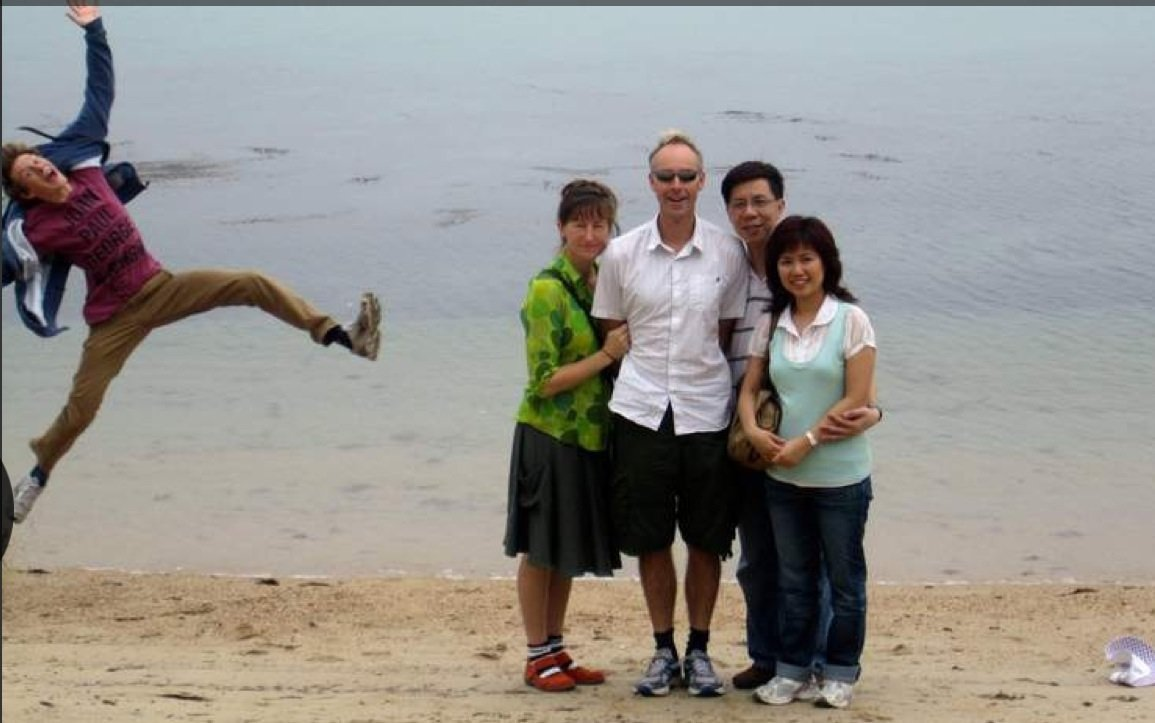
#> input picture 04-opencv/inpainting1.jpg, 1155 x 723 px
$ python inpainting.py
#> lines starting #> are read from the running program, lines starting #| are printed output that depends on the picture
import cv2

img = cv2.imread('inpainting1.jpg')
#> img is the input picture: shape (723, 1155, 3); mean B, G, R 142.9, 147.6, 150.5
img = cv2.resize(img, (0, 0), fx=0.5, fy=0.5)
#> img: shape (362, 578, 3)
mask = cv2.imread('inpainting2.jpg', 0)
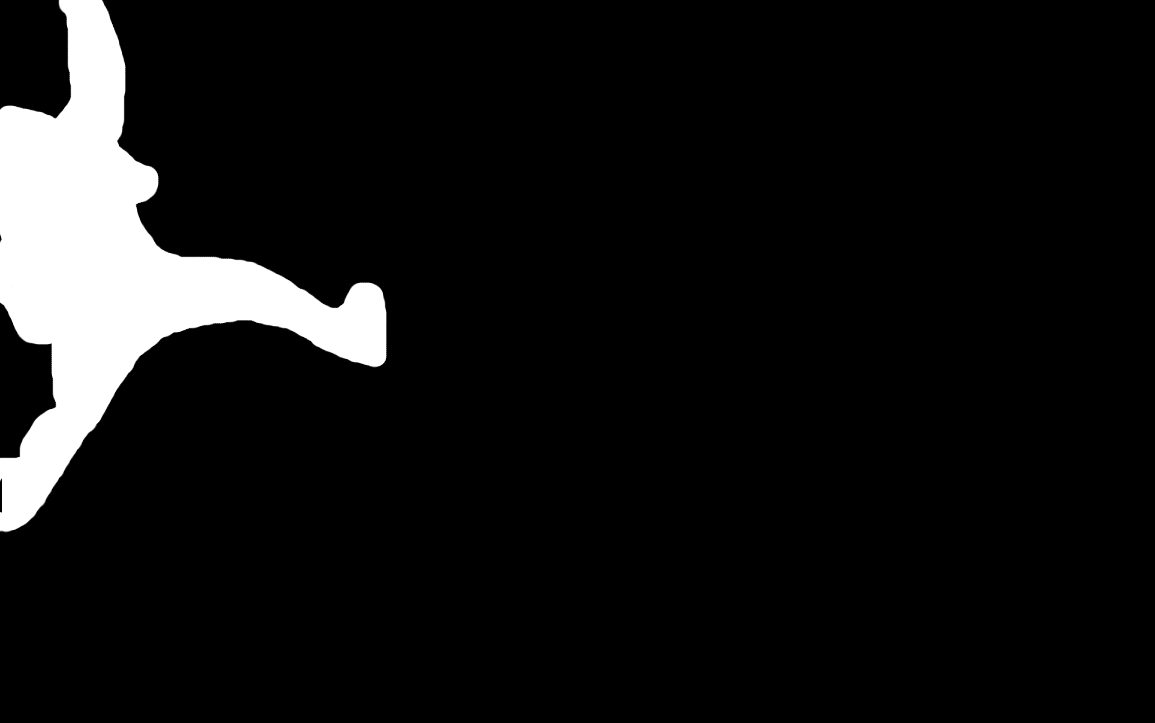
#> input picture 04-opencv/inpainting2.jpg, 1155 x 723 px
#> mask is the input picture: shape (723, 1155); min 0, max 255, mean 19.9
mask = cv2.resize(mask, (0, 0), fx=0.5, fy=0.5)
#> mask: shape (362, 578)

dst = cv2.inpaint(img, mask, 50, cv2.INPAINT_TELEA)
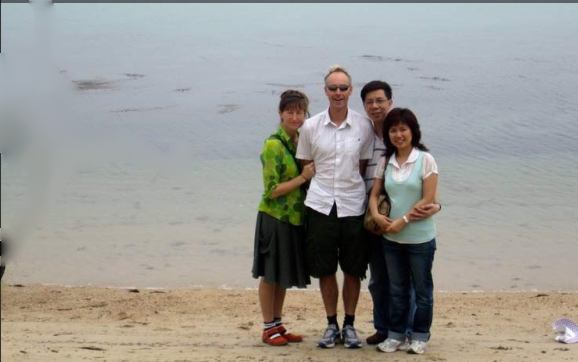
#> dst: shape (362, 578, 3); mean B, G, R 149.1, 153.8, 155.3

cv2.imwrite("inpainting3.jpg", dst)
